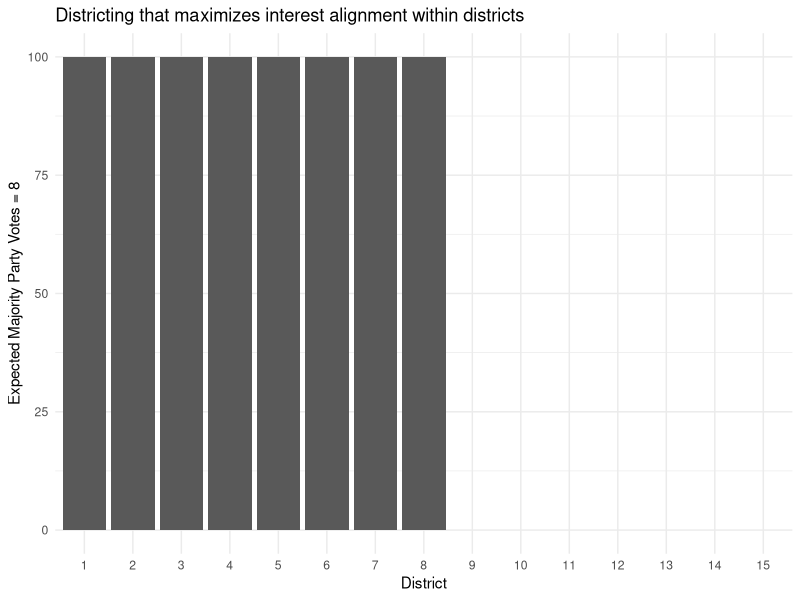
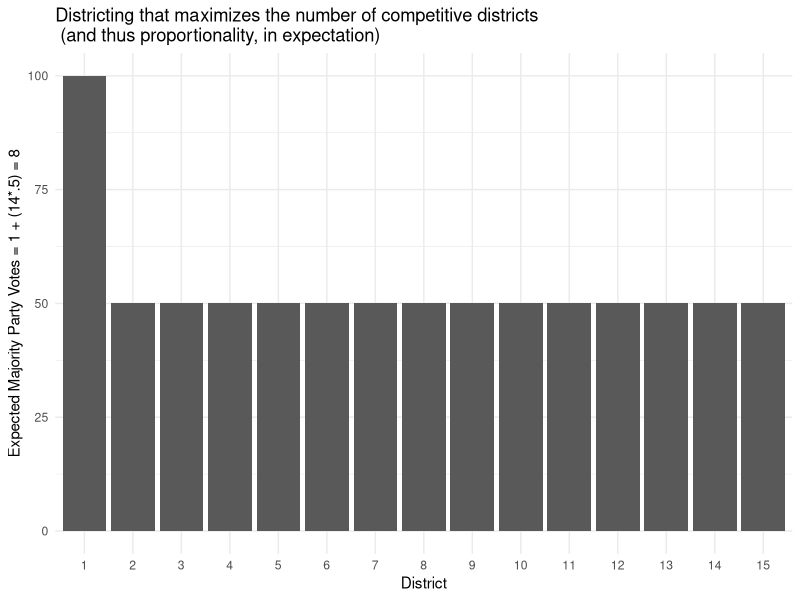
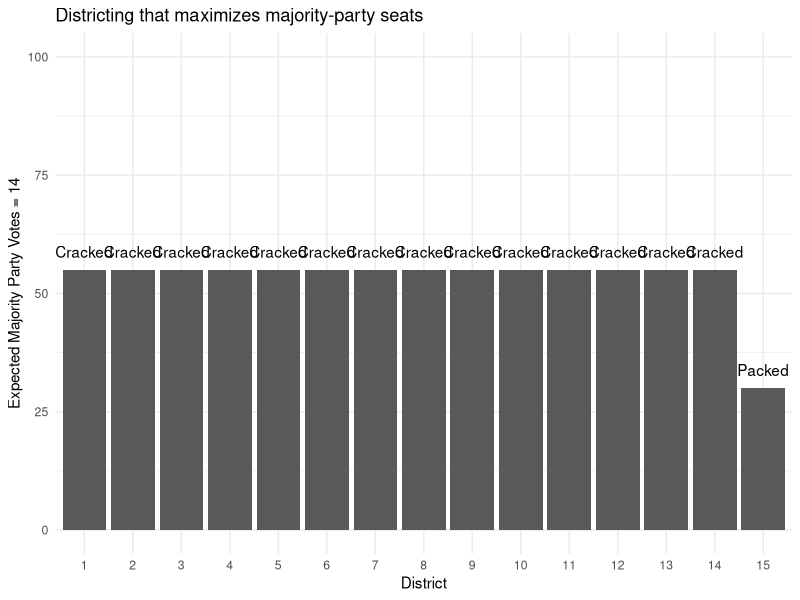
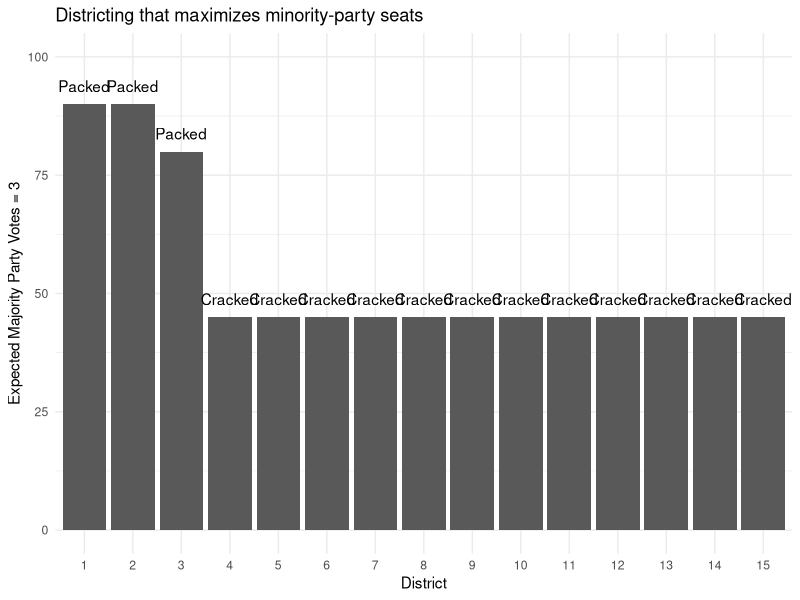
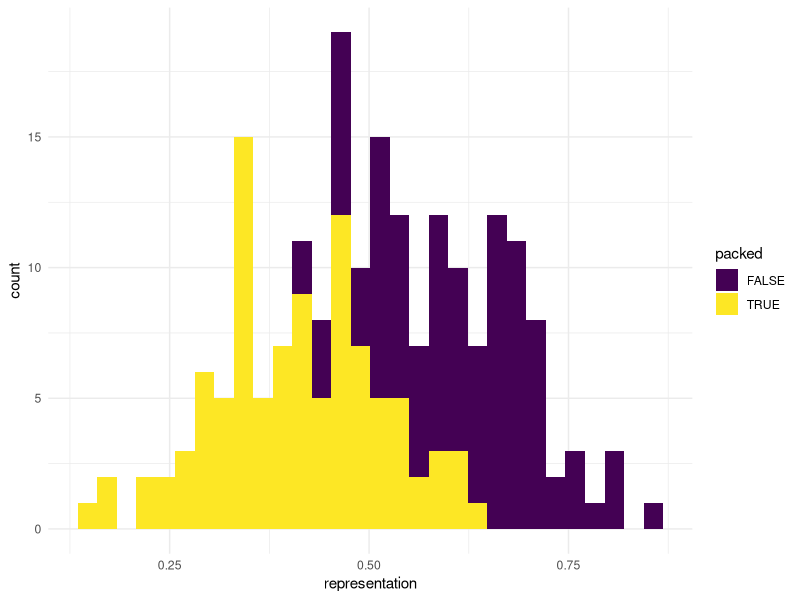
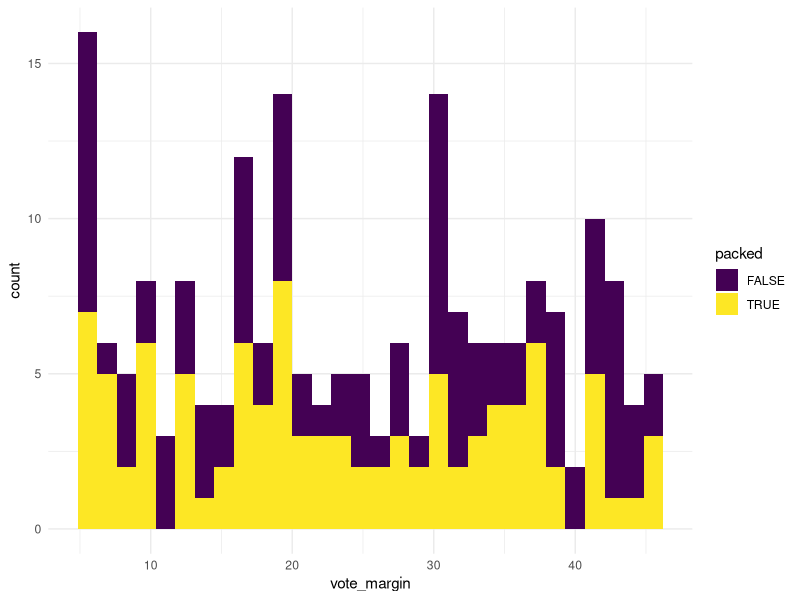
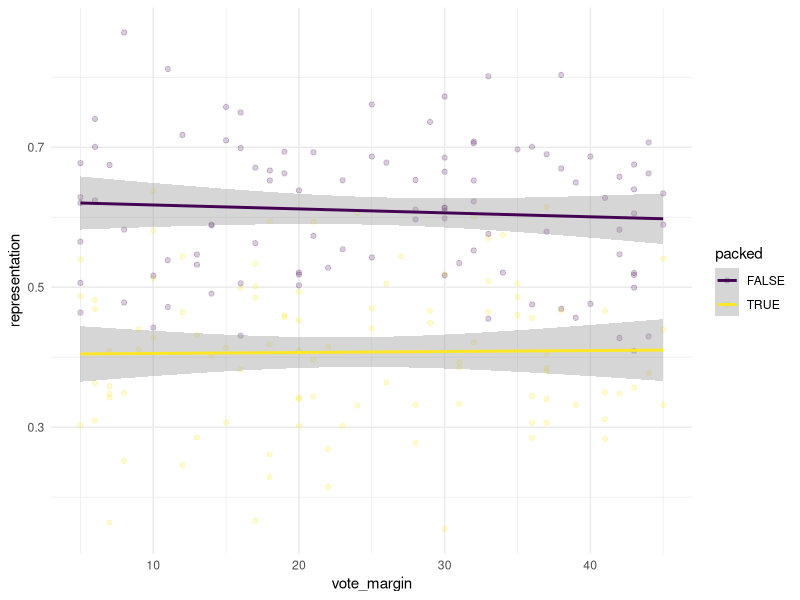
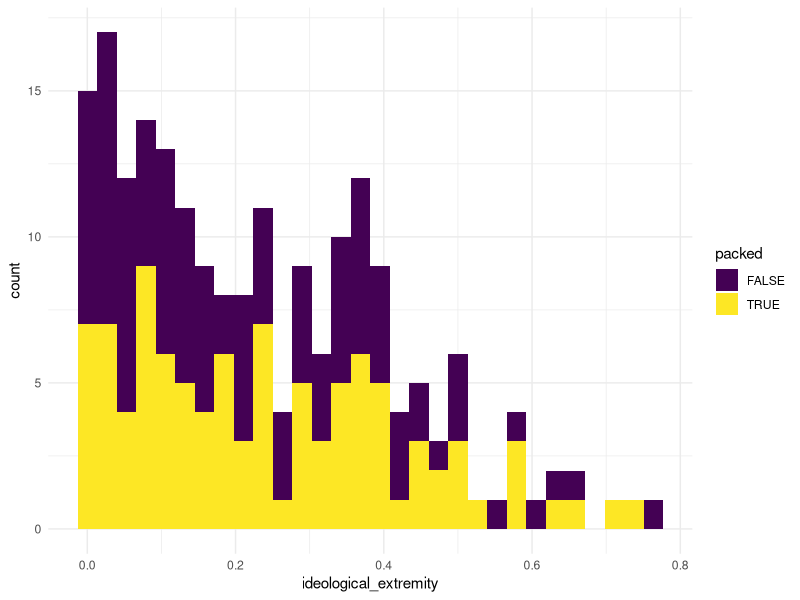

Recreate these plots in R, in order.
## ---- chunk 1
knitr::opts_chunk$set(echo = TRUE, 
                      cache = FALSE, 
                      fig.width=8.5, 
                      split = T,
                      fig.align = 'center', 
                      fig.path='figs/',
                      warning=FALSE, 
                      message=FALSE)


library(tidyverse)
library(magrittr)
library(knitr)
library(kableExtra)
library(here)
library(broom)

library(ggplot2); theme_set(theme_minimal())
  options(
    ggplot2.continuous.color = "viridis",
    ggplot2.continuous.fill = "viridis"
  )
  scale_color_discrete <- function(...)
    scale_color_viridis_d(...)
  scale_fill_discrete <- function(...)
    scale_fill_viridis_d(...)
  
kablebox <- . %>%  knitr::kable() %>% 
  kable_styling() %>% 
  scroll_box(height = "400px")
## ---- chunk 2
# imagined data maximizing interest coherence 
interest <- tibble(district = 1:15,
                   majority_party_vote = c(rep(100,8), 
                                      rep(0,7)) ) %>%
  mutate(minority_party_vote = 100-majority_party_vote)

# imagined data maximizing competitiveness
competitive <- tibble(district = 1:15,
                      majority_party_vote = c(100,
                                         rep(50,14)  )) %>%
  mutate(minority_party_vote = 100-majority_party_vote) 

# imagined data maximizing majority seats
majority <- tibble(district = factor(1:15),
                   majority_party_vote = c(rep(55,14), 
                                      rep(30,1)))%>%
  mutate(minority_party_vote = 100-majority_party_vote) 

# imagined data maximizing
minority <- tibble(district = factor(1:15),
                   minority_party_vote = c(rep(10,2),
                                           20,
                                           rep(55,12) ) ) %>%
  mutate(majority_party_vote = 100-minority_party_vote) 

dplot <- function(d){
ggplot(d) +
  aes(x = factor(district), 
      y = majority_party_vote) + 
  geom_col() + 
    geom_text(aes(label = ifelse(majority_party_vote == 45 | minority_party_vote ==45,
                   "Cracked", NA)), 
               vjust = -1) +
        geom_text(aes(label = ifelse(majority_party_vote %in% c(10,20,30) | minority_party_vote %in% c(10,20,30),
                   "Packed", NA)), 
               vjust = -1) +
  scale_y_continuous(limits = c(0,100) ) +
    labs(x = "District")
}


dplot(interest) + 
  labs(title = "Districting that maximizes interest alignment within districts",
  y = str_c("Expected Majority Party Votes = ", sum(interest$majority_party_vote>50)))

dplot(competitive) + 
  labs(title = "Districting that maximizes the number of competitive districts\n (and thus proportionality, in expectation)",
  y = str_c("Expected Majority Party Votes = 1 + (14*.5) = 8"))

dplot(majority) + 
  labs(title = "Districting that maximizes majority-party seats",
  y = str_c("Expected Majority Party Votes = ", sum(majority$majority_party_vote>50))) 

dplot(minority) + 
  labs(title = "Districting that maximizes minority-party seats",
  y = str_c("Expected Majority Party Votes = ", sum(minority$majority_party_vote>50)))
## ---- chunk 3
packed <- tibble(packed = T, 
                 vote_margin = sample(seq(5,45, 1), 
                                      100, 
                                      replace = T),
                 representation = rnorm(100, 
                                        .4, 
                                        .1))

notpacked <- tibble(packed = F, 
                 vote_margin = sample(seq(5,45, 1), 
                                      100, 
                                      replace = T),
                 representation = rnorm(100, 
                                        .6, 
                                        .1))

d <- full_join(packed, notpacked) 

ggplot(d) + 
  aes(x = representation, 
      fill = packed) +
  geom_histogram()

ggplot(d) + 
  aes(x = vote_margin, 
      fill = packed) +
  geom_histogram()
## ---- chunk 4
ggplot(d) +
  aes(x = vote_margin, 
      y = representation, 
      color = packed) + 
  geom_point(alpha = .2) + 
  geom_smooth(method = "lm") + 
  scale_color_viridis_d()
## ---- chunk 5
## d %<>% mutate(ideological_extremity = ifelse(packed == 1,...))
d$ideological_extremity <- rbeta(200, 1, 3)

ggplot(d) + 
  aes(x = ideological_extremity, 
      fill = packed) +
  geom_histogram()
## ---- chunk 6
m2 <- lm(ideological_extremity ~ packed + vote_margin,
         data = d)  %>% 
  augment(se_fit = T)

ggplot(m2) +
  aes(x = vote_margin, 
      y = ideological_extremity, 
      color = packed,
      fill = packed ) + 
  geom_point(alpha = .2) + 
  geom_ribbon(aes(ymin = .fitted - .se.fit,
                  ymax = .fitted + .se.fit),
              alpha = .5,
              color = NA) + 
  geom_line(aes(y = .fitted)) + 
  scale_color_viridis_d()+ 
  scale_fill_viridis_d()
## ---- chunk 7
## use same sampe dist
d$cracked <- d$packed

d1 <- d %>% filter(vote_margin >= 5, 
                   vote_margin <= 10)

d1 %<>% group_by(cracked) %>% 
  mutate(mean = mean(ideological_extremity))


d1 %>% ggplot() +
  aes(x = vote_margin,
      y = ideological_extremity,
      color = cracked) + 
  geom_boxplot() +
  geom_point() + 
  facet_grid(. ~ cracked) + 
  #geom_line(aes(y = mean))+ 
  scale_color_viridis_d()

t.test(x = d1 %>% filter(cracked) %>%
         .$ideological_extremity,
       y = d1 %>% filter(!cracked) %>%
         .$ideological_extremity) 
## ---- chunk 8
## use same sample dist
d$black_representation <- d$representation

## draw percent black
d$percent_black <- rbeta(200, 1, 3)

ggplot(d) + 
  aes(x = percent_black, 
      fill = cracked) +
  geom_histogram()
## ---- chunk 9
m2 <- lm(black_representation ~ cracked*percent_black,
         data = d)  %>% 
  augment(se_fit = T)

ggplot(m2) +
  aes(x = percent_black, 
      y = black_representation, 
      color = cracked,
      fill = cracked ) + 
  geom_point(alpha = .2) + 
  geom_ribbon(aes(ymin = .fitted - .se.fit,
                  ymax = .fitted + .se.fit),
              alpha = .5,
              color = NA) + 
  geom_line(aes(y = .fitted)) + 
  scale_color_viridis_d()+ 
  scale_fill_viridis_d()
